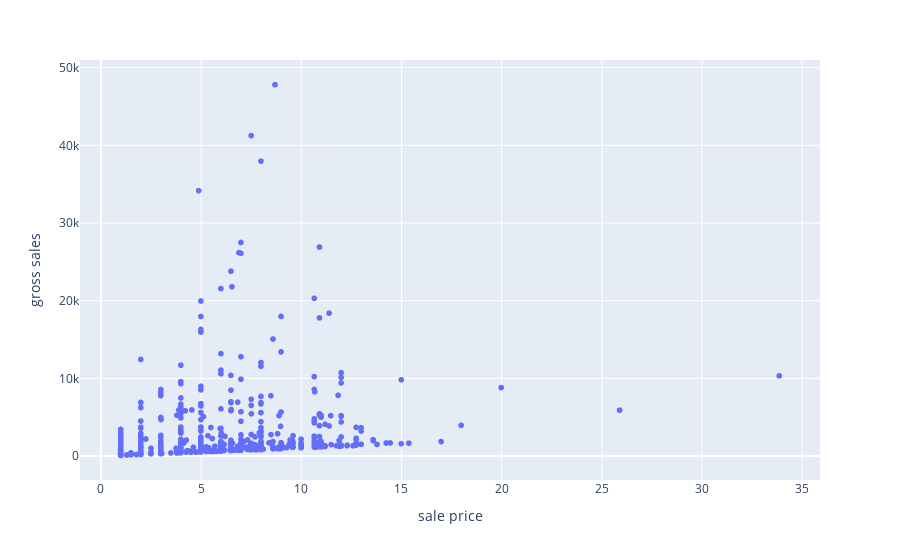

Source (notebook cell):
### Code cell
fig = px.scatter(df, x='sale price', y='gross sales')
fig.show()

### Figure 1 — Plotly figure (JSON) as saved in the notebook; plotly's stock layout.template omitted (floating-point values rounded to 4 significant figures; data arrays with more than 128 entries replaced by an {"elided": "..."} marker saying what was removed)
{"data": [{"hovertemplate": "sale price=%{x}<br>gross sales=%{y}<extra></extra>", "legendgroup": "", "marker": {"color": "#636efa", "symbol": "circle"}, "mode": "markers", "name": "", "showlegend": false, "type": "scattergl", "x": {"elided": "1070 float values"}, "xaxis": "x", "y": {"elided": "1070 float values"}, "yaxis": "y"}], "layout": {"legend": {"tracegroupgap": 0}, "margin": {"t": 60}, "xaxis": {"anchor": "y", "domain": [0, 1], "title": {"text": "sale price"}}, "yaxis": {"anchor": "x", "domain": [0, 1], "title": {"text": "gross sales"}}}}
